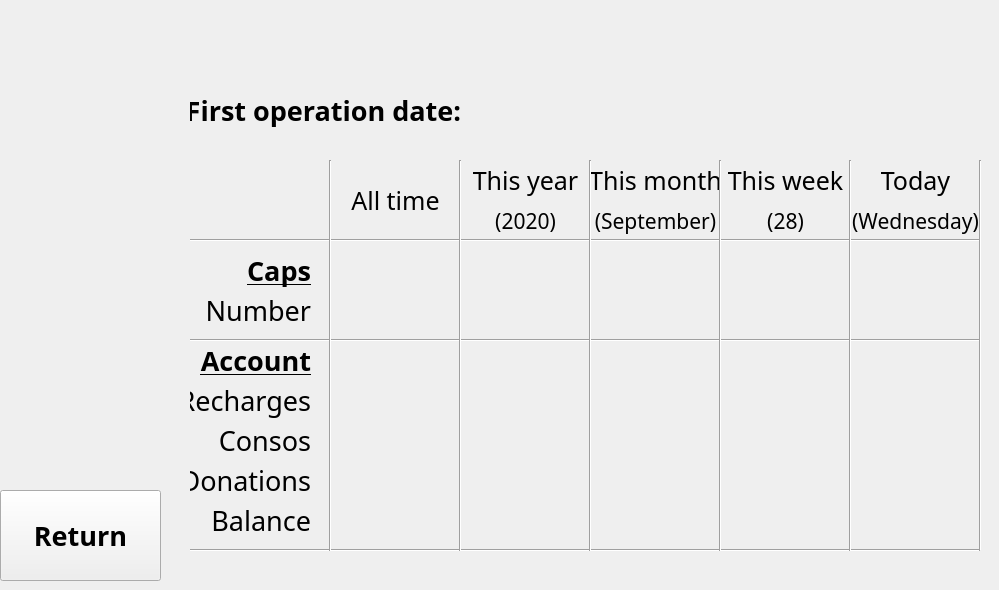
    <widget class="QWidget" name="stats_panel">
     <widget class="QLabel" name="stats_firstDate_label">
      <property name="geometry">
       <rect>
        <x>480</x>
        <y>90</y>
        <width>271</width>
        <height>41</height>
       </rect>
      </property>
      <property name="font">
       <font>
        <family>Microsoft Yi Baiti</family>
        <pointsize>20</pointsize>
        <weight>50</weight>
        <bold>false</bold>
        <underline>false</underline>
        <kerning>true</kerning>
       </font>
      </property>
      <property name="text">
       <string>&lt;date&gt;</string>
      </property>
      <property name="alignment">
       <set>Qt::AlignLeading|Qt::AlignLeft|Qt::AlignVCenter</set>
      </property>
     </widget>
     <widget class="QLabel" name="label_35">
      <property name="geometry">
       <rect>
        <x>190</x>
        <y>90</y>
        <width>271</width>
        <height>41</height>
       </rect>
      </property>
      <property name="font">
       <font>
        <family>Microsoft Yi Baiti</family>
        <pointsize>20</pointsize>
        <weight>75</weight>
        <bold>true</bold>
        <underline>false</underline>
        <kerning>true</kerning>
       </font>
      </property>
      <property name="text">
       <string>First operation date:</string>
      </property>
      <property name="alignment">
       <set>Qt::AlignRight|Qt::AlignTrailing|Qt::AlignVCenter</set>
      </property>
     </widget>
     <widget class="QLabel" name="label_36">
      <property name="geometry">
       <rect>
        <x>190</x>
        <y>250</y>
        <width>121</width>
        <height>41</height>
       </rect>
      </property>
      <property name="font">
       <font>
        <family>Microsoft Yi Baiti</family>
        <pointsize>20</pointsize>
        <weight>75</weight>
        <bold>true</bold>
        <underline>true</underline>
        <kerning>true</kerning>
       </font>
      </property>
      <property name="text">
       <string>Caps</string>
      </property>
      <property name="alignment">
       <set>Qt::AlignRight|Qt::AlignTrailing|Qt::AlignVCenter</set>
      </property>
     </widget>
     <widget class="QLabel" name="label_37">
      <property name="geometry">
       <rect>
        <x>190</x>
        <y>290</y>
        <width>121</width>
        <height>41</height>
       </rect>
      </property>
      <property name="font">
       <font>
        <family>Microsoft Yi Baiti</family>
        <pointsize>20</pointsize>
        <weight>50</weight>
        <bold>false</bold>
        <underline>false</underline>
        <kerning>true</kerning>
       </font>
      </property>
      <property name="text">
       <string>Number</string>
      </property>
      <property name="alignment">
       <set>Qt::AlignRight|Qt::AlignTrailing|Qt::AlignVCenter</set>
      </property>
     </widget>
     <widget class="QLabel" name="label_38">
      <property name="geometry">
       <rect>
        <x>190</x>
        <y>380</y>
        <width>121</width>
        <height>41</height>
       </rect>
      </property>
      <property name="font">
       <font>
        <family>Microsoft Yi Baiti</family>
        <pointsize>20</pointsize>
        <weight>50</weight>
        <bold>false</bold>
        <underline>false</underline>
        <kerning>true</kerning>
       </font>
      </property>
      <property name="text">
       <string>Recharges</string>
      </property>
      <property name="alignment">
       <set>Qt::AlignRight|Qt::AlignTrailing|Qt::AlignVCenter</set>
      </property>
     </widget>
     <widget class="QLabel" name="label_39">
      <property name="geometry">
       <rect>
        <x>190</x>
        <y>340</y>
        <width>121</width>
        <height>41</height>
       </rect>
      </property>
      <property name="font">
       <font>
        <family>Microsoft Yi Baiti</family>
        <pointsize>20</pointsize>
        <weight>75</weight>
        <bold>true</bold>
        <underline>true</underline>
        <kerning>true</kerning>
       </font>
      </property>
      <property name="text">
       <string>Account</string>
      </property>
      <property name="alignment">
       <set>Qt::AlignRight|Qt::AlignTrailing|Qt::AlignVCenter</set>
      </property>
     </widget>
     <widget class="QLabel" name="label_40">
      <property name="geometry">
       <rect>
        <x>190</x>
        <y>420</y>
        <width>121</width>
        <height>41</height>
       </rect>
      </property>
      <property name="font">
       <font>
        <family>Microsoft Yi Baiti</family>
        <pointsize>20</pointsize>
        <weight>50</weight>
        <bold>false</bold>
        <underline>false</underline>
        <kerning>true</kerning>
       </font>
      </property>
      <property name="text">
       <string>Consos</string>
      </property>
      <property name="alignment">
       <set>Qt::AlignRight|Qt::AlignTrailing|Qt::AlignVCenter</set>
      </property>
     </widget>
     <widget class="QLabel" name="label_41">
      <property name="geometry">
       <rect>
        <x>190</x>
        <y>460</y>
        <width>121</width>
        <height>41</height>
       </rect>
      </property>
      <property name="font">
       <font>
        <family>Microsoft Yi Baiti</family>
        <pointsize>20</pointsize>
        <weight>50</weight>
        <bold>false</bold>
        <underline>false</underline>
        <kerning>true</kerning>
       </font>
      </property>
      <property name="text">
       <string>Donations</string>
      </property>
      <property name="alignment">
       <set>Qt::AlignRight|Qt::AlignTrailing|Qt::AlignVCenter</set>
      </property>
     </widget>
     <widget class="Line" name="line_2">
      <property name="geometry">
       <rect>
        <x>190</x>
        <y>230</y>
        <width>791</width>
        <height>20</height>
       </rect>
      </property>
      <property name="orientation">
       <enum>Qt::Horizontal</enum>
      </property>
     </widget>
     <widget class="Line" name="line_4">
      <property name="geometry">
       <rect>
        <x>190</x>
        <y>330</y>
        <width>791</width>
        <height>20</height>
       </rect>
      </property>
      <property name="orientation">
       <enum>Qt::Horizontal</enum>
      </property>
     </widget>
     <widget class="Line" name="line_6">
      <property name="geometry">
       <rect>
        <x>190</x>
        <y>540</y>
        <width>791</width>
        <height>20</height>
       </rect>
      </property>
      <property name="orientation">
       <enum>Qt::Horizontal</enum>
      </property>
     </widget>
     <widget class="QLabel" name="label_42">
      <property name="geometry">
       <rect>
        <x>330</x>
        <y>160</y>
        <width>131</width>
        <height>81</height>
       </rect>
      </property>
      <property name="font">
       <font>
        <family>Microsoft Yi Baiti</family>
        <pointsize>19</pointsize>
        <weight>50</weight>
        <bold>false</bold>
        <underline>false</underline>
        <kerning>true</kerning>
       </font>
      </property>
      <property name="text">
       <string>All time</string>
      </property>
      <property name="alignment">
       <set>Qt::AlignCenter</set>
      </property>
     </widget>
     <widget class="Line" name="line_7">
      <property name="geometry">
       <rect>
        <x>320</x>
        <y>160</y>
        <width>20</width>
        <height>391</height>
       </rect>
      </property>
      <property name="orientation">
       <enum>Qt::Vertical</enum>
      </property>
     </widget>
     <widget class="QLabel" name="label_43">
      <property name="geometry">
       <rect>
        <x>460</x>
        <y>160</y>
        <width>131</width>
        <height>41</height>
       </rect>
      </property>
      <property name="font">
       <font>
        <family>Microsoft Yi Baiti</family>
        <pointsize>19</pointsize>
        <weight>50</weight>
        <bold>false</bold>
        <underline>false</underline>
        <kerning>true</kerning>
       </font>
      </property>
      <property name="text">
       <string>This year</string>
      </property>
      <property name="alignment">
       <set>Qt::AlignCenter</set>
      </property>
     </widget>
     <widget class="QLabel" name="label_44">
      <property name="geometry">
       <rect>
        <x>590</x>
        <y>160</y>
        <width>131</width>
        <height>41</height>
       </rect>
      </property>
      <property name="font">
       <font>
        <family>Microsoft Yi Baiti</family>
        <pointsize>19</pointsize>
        <weight>50</weight>
        <bold>false</bold>
        <underline>false</underline>
        <kerning>true</kerning>
       </font>
      </property>
      <property name="text">
       <string>This month</string>
      </property>
      <property name="alignment">
       <set>Qt::AlignCenter</set>
      </property>
     </widget>
     <widget class="QLabel" name="label_45">
      <property name="geometry">
       <rect>
        <x>720</x>
        <y>160</y>
        <width>131</width>
        <height>41</height>
       </rect>
      </property>
      <property name="font">
       <font>
        <family>Microsoft Yi Baiti</family>
        <pointsize>19</pointsize>
        <weight>50</weight>
        <bold>false</bold>
        <underline>false</underline>
        <kerning>true</kerning>
       </font>
      </property>
      <property name="text">
       <string>This week</string>
      </property>
      <property name="alignment">
       <set>Qt::AlignCenter</set>
      </property>
     </widget>
     <widget class="QLabel" name="label_46">
      <property name="geometry">
       <rect>
        <x>850</x>
        <y>160</y>
        <width>131</width>
        <height>41</height>
       </rect>
      </property>
      <property name="font">
       <font>
        <family>Microsoft Yi Baiti</family>
        <pointsize>19</pointsize>
        <weight>50</weight>
        <bold>false</bold>
        <underline>false</underline>
        <kerning>true</kerning>
       </font>
      </property>
      <property name="text">
       <string>Today</string>
      </property>
      <property name="alignment">
       <set>Qt::AlignCenter</set>
      </property>
     </widget>
     <widget class="Line" name="line_8">
      <property name="geometry">
       <rect>
        <x>450</x>
        <y>160</y>
        <width>20</width>
        <height>391</height>
       </rect>
      </property>
      <property name="orientation">
       <enum>Qt::Vertical</enum>
      </property>
     </widget>
     <widget class="Line" name="line_9">
      <property name="geometry">
       <rect>
        <x>580</x>
        <y>160</y>
        <width>20</width>
        <height>391</height>
       </rect>
      </property>
      <property name="orientation">
       <enum>Qt::Vertical</enum>
      </property>
     </widget>
     <widget class="Line" name="line_10">
      <property name="geometry">
       <rect>
        <x>710</x>
        <y>160</y>
        <width>20</width>
        <height>391</height>
       </rect>
      </property>
      <property name="orientation">
       <enum>Qt::Vertical</enum>
      </property>
     </widget>
     <widget class="Line" name="line_11">
      <property name="geometry">
       <rect>
        <x>970</x>
        <y>160</y>
        <width>20</width>
        <height>391</height>
       </rect>
      </property>
      <property name="orientation">
       <enum>Qt::Vertical</enum>
      </property>
     </widget>
     <widget class="Line" name="line_12">
      <property name="geometry">
       <rect>
        <x>840</x>
        <y>160</y>
        <width>20</width>
        <height>391</height>
       </rect>
      </property>
      <property name="orientation">
       <enum>Qt::Vertical</enum>
      </property>
     </widget>
     <widget class="QLabel" name="stats_curryear_label">
      <property name="geometry">
       <rect>
        <x>460</x>
        <y>200</y>
        <width>131</width>
        <height>41</height>
       </rect>
      </property>
      <property name="font">
       <font>
        <family>Microsoft Yi Baiti</family>
        <pointsize>16</pointsize>
        <weight>50</weight>
        <bold>false</bold>
        <underline>false</underline>
        <kerning>true</kerning>
       </font>
      </property>
      <property name="text">
       <string>(2020)</string>
      </property>
      <property name="alignment">
       <set>Qt::AlignCenter</set>
      </property>
     </widget>
     <widget class="QLabel" name="stats_currmonth_label">
      <property name="geometry">
       <rect>
        <x>590</x>
        <y>200</y>
        <width>131</width>
        <height>41</height>
       </rect>
      </property>
      <property name="font">
       <font>
        <family>Microsoft Yi Baiti</family>
        <pointsize>16</pointsize>
        <weight>50</weight>
        <bold>false</bold>
        <underline>false</underline>
        <kerning>true</kerning>
       </font>
      </property>
      <property name="text">
       <string>(September)</string>
      </property>
      <property name="alignment">
       <set>Qt::AlignCenter</set>
      </property>
     </widget>
     <widget class="QLabel" name="stats_currweek_label">
      <property name="geometry">
       <rect>
        <x>720</x>
        <y>200</y>
        <width>131</width>
        <height>41</height>
       </rect>
      </property>
      <property name="font">
       <font>
        <family>Microsoft Yi Baiti</family>
        <pointsize>16</pointsize>
        <weight>50</weight>
        <bold>false</bold>
        <underline>false</underline>
        <kerning>true</kerning>
       </font>
      </property>
      <property name="text">
       <string>(28)</string>
      </property>
      <property name="alignment">
       <set>Qt::AlignCenter</set>
      </property>
     </widget>
     <widget class="QLabel" name="stats_nbCaps_allTime_label">
      <property name="geometry">
       <rect>
        <x>330</x>
        <y>290</y>
        <width>131</width>
        <height>41</height>
       </rect>
      </property>
      <property name="font">
       <font>
        <family>Microsoft Yi Baiti</family>
        <pointsize>20</pointsize>
        <weight>50</weight>
        <bold>false</bold>
        <underline>false</underline>
        <kerning>true</kerning>
       </font>
      </property>
      <property name="text">
       <string>&lt;value&gt;</string>
      </property>
      <property name="alignment">
       <set>Qt::AlignCenter</set>
      </property>
     </widget>
     <widget class="QLabel" name="stats_nbCaps_thisYear_label">
      <property name="geometry">
       <rect>
        <x>460</x>
        <y>290</y>
        <width>131</width>
        <height>41</height>
       </rect>
      </property>
      <property name="font">
       <font>
        <family>Microsoft Yi Baiti</family>
        <pointsize>20</pointsize>
        <weight>50</weight>
        <bold>false</bold>
        <underline>false</underline>
        <kerning>true</kerning>
       </font>
      </property>
      <property name="text">
       <string>&lt;value&gt;</string>
      </property>
      <property name="alignment">
       <set>Qt::AlignCenter</set>
      </property>
     </widget>
     <widget class="QLabel" name="stats_nbCaps_thisMonth_label">
      <property name="geometry">
       <rect>
        <x>590</x>
        <y>290</y>
        <width>131</width>
        <height>41</height>
       </rect>
      </property>
      <property name="font">
       <font>
        <family>Microsoft Yi Baiti</family>
        <pointsize>20</pointsize>
        <weight>50</weight>
        <bold>false</bold>
        <underline>false</underline>
        <kerning>true</kerning>
       </font>
      </property>
      <property name="text">
       <string>&lt;value&gt;</string>
      </property>
      <property name="alignment">
       <set>Qt::AlignCenter</set>
      </property>
     </widget>
     <widget class="QLabel" name="stats_nbCaps_thisWeek_label">
      <property name="geometry">
       <rect>
        <x>720</x>
        <y>290</y>
        <width>131</width>
        <height>41</height>
       </rect>
      </property>
      <property name="font">
       <font>
        <family>Microsoft Yi Baiti</family>
        <pointsize>20</pointsize>
        <weight>50</weight>
        <bold>false</bold>
        <underline>false</underline>
        <kerning>true</kerning>
       </font>
      </property>
      <property name="text">
       <string>&lt;value&gt;</string>
      </property>
      <property name="alignment">
       <set>Qt::AlignCenter</set>
      </property>
     </widget>
     <widget class="QLabel" name="stats_nbCaps_today_label">
      <property name="geometry">
       <rect>
        <x>850</x>
        <y>290</y>
        <width>131</width>
        <height>41</height>
       </rect>
      </property>
      <property name="font">
       <font>
        <family>Microsoft Yi Baiti</family>
        <pointsize>20</pointsize>
        <weight>50</weight>
        <bold>false</bold>
        <underline>false</underline>
        <kerning>true</kerning>
       </font>
      </property>
      <property name="text">
       <string>&lt;value&gt;</string>
      </property>
      <property name="alignment">
       <set>Qt::AlignCenter</set>
      </property>
     </widget>
     <widget class="QLabel" name="stats_recharges_allTime_label">
      <property name="geometry">
       <rect>
        <x>330</x>
        <y>380</y>
        <width>131</width>
        <height>41</height>
       </rect>
      </property>
      <property name="font">
       <font>
        <family>Microsoft Yi Baiti</family>
        <pointsize>20</pointsize>
        <weight>50</weight>
        <bold>false</bold>
        <underline>false</underline>
        <kerning>true</kerning>
       </font>
      </property>
      <property name="text">
       <string>&lt;value&gt;</string>
      </property>
      <property name="alignment">
       <set>Qt::AlignCenter</set>
      </property>
     </widget>
     <widget class="QLabel" name="stats_consos_allTime_label">
      <property name="geometry">
       <rect>
        <x>330</x>
        <y>420</y>
        <width>131</width>
        <height>41</height>
       </rect>
      </property>
      <property name="font">
       <font>
        <family>Microsoft Yi Baiti</family>
        <pointsize>20</pointsize>
        <weight>50</weight>
        <bold>false</bold>
        <underline>false</underline>
        <kerning>true</kerning>
       </font>
      </property>
      <property name="text">
       <string>&lt;value&gt;</string>
      </property>
      <property name="alignment">
       <set>Qt::AlignCenter</set>
      </property>
     </widget>
     <widget class="QLabel" name="stats_donations_allTime_label">
      <property name="geometry">
       <rect>
        <x>330</x>
        <y>460</y>
        <width>131</width>
        <height>41</height>
       </rect>
      </property>
      <property name="font">
       <font>
        <family>Microsoft Yi Baiti</family>
        <pointsize>20</pointsize>
        <weight>50</weight>
        <bold>false</bold>
        <underline>false</underline>
        <kerning>true</kerning>
       </font>
      </property>
      <property name="text">
       <string>&lt;value&gt;</string>
      </property>
      <property name="alignment">
       <set>Qt::AlignCenter</set>
      </property>
     </widget>
     <widget class="QLabel" name="stats_consos_thisYear_label">
      <property name="geometry">
       <rect>
        <x>460</x>
        <y>420</y>
        <width>131</width>
        <height>41</height>
       </rect>
      </property>
      <property name="font">
       <font>
        <family>Microsoft Yi Baiti</family>
        <pointsize>20</pointsize>
        <weight>50</weight>
        <bold>false</bold>
        <underline>false</underline>
        <kerning>true</kerning>
       </font>
      </property>
      <property name="text">
       <string>&lt;value&gt;</string>
      </property>
      <property name="alignment">
       <set>Qt::AlignCenter</set>
      </property>
     </widget>
     <widget class="QLabel" name="stats_recharges_thisYear_label">
      <property name="geometry">
       <rect>
        <x>460</x>
        <y>380</y>
        <width>131</width>
        <height>41</height>
       </rect>
      </property>
      <property name="font">
       <font>
        <family>Microsoft Yi Baiti</family>
        <pointsize>20</pointsize>
        <weight>50</weight>
        <bold>false</bold>
        <underline>false</underline>
        <kerning>true</kerning>
       </font>
      </property>
      <property name="text">
       <string>&lt;value&gt;</string>
      </property>
      <property name="alignment">
       <set>Qt::AlignCenter</set>
      </property>
     </widget>
     <widget class="QLabel" name="stats_donations_thisYear_label">
      <property name="geometry">
       <rect>
        <x>460</x>
        <y>460</y>
        <width>131</width>
        <height>41</height>
       </rect>
      </property>
      <property name="font">
       <font>
        <family>Microsoft Yi Baiti</family>
        <pointsize>20</pointsize>
        <weight>50</weight>
        <bold>false</bold>
        <underline>false</underline>
        <kerning>true</kerning>
       </font>
      </property>
      <property name="text">
       <string>&lt;value&gt;</string>
      </property>
      <property name="alignment">
       <set>Qt::AlignCenter</set>
      </property>
     </widget>
     <widget class="QLabel" name="stats_consos_thisMonth_label">
      <property name="geometry">
       <rect>
        <x>590</x>
        <y>420</y>
        <width>131</width>
        <height>41</height>
       </rect>
      </property>
      <property name="font">
       <font>
        <family>Microsoft Yi Baiti</family>
        <pointsize>20</pointsize>
        <weight>50</weight>
        <bold>false</bold>
        <underline>false</underline>
        <kerning>true</kerning>
       </font>
      </property>
      <property name="text">
       <string>&lt;value&gt;</string>
      </property>
      <property name="alignment">
       <set>Qt::AlignCenter</set>
      </property>
     </widget>
     <widget class="QLabel" name="stats_recharges_thisMonth_label">
      <property name="geometry">
       <rect>
        <x>590</x>
        <y>380</y>
        <width>131</width>
        <height>41</height>
       </rect>
      </property>
      <property name="font">
       <font>
        <family>Microsoft Yi Baiti</family>
        <pointsize>20</pointsize>
        <weight>50</weight>
        <bold>false</bold>
        <underline>false</underline>
        <kerning>true</kerning>
       </font>
      </property>
      <property name="text">
       <string>&lt;value&gt;</string>
      </property>
      <property name="alignment">
       <set>Qt::AlignCenter</set>
      </property>
     </widget>
     <widget class="QLabel" name="stats_donations_thisMonth_label">
      <property name="geometry">
       <rect>
        <x>590</x>
        <y>460</y>
        <width>131</width>
        <height>41</height>
       </rect>
      </property>
      <property name="font">
       <font>
        <family>Microsoft Yi Baiti</family>
        <pointsize>20</pointsize>
        <weight>50</weight>
        <bold>false</bold>
        <underline>false</underline>
        <kerning>true</kerning>
       </font>
      </property>
      <property name="text">
       <string>&lt;value&gt;</string>
      </property>
      <property name="alignment">
       <set>Qt::AlignCenter</set>
      </property>
     </widget>
     <widget class="QLabel" name="stats_consos_thisWeek_label">
      <property name="geometry">
       <rect>
        <x>720</x>
        <y>420</y>
        <width>131</width>
        <height>41</height>
       </rect>
      </property>
      <property name="font">
       <font>
        <family>Microsoft Yi Baiti</family>
        <pointsize>20</pointsize>
        <weight>50</weight>
        <bold>false</bold>
        <underline>false</underline>
        <kerning>true</kerning>
       </font>
      </property>
      <property name="text">
       <string>&lt;value&gt;</string>
      </property>
      <property name="alignment">
       <set>Qt::AlignCenter</set>
      </property>
     </widget>
     <widget class="QLabel" name="stats_recharges_thisWeek_label">
      <property name="geometry">
       <rect>
        <x>720</x>
        <y>380</y>
        <width>131</width>
        <height>41</height>
       </rect>
      </property>
      <property name="font">
       <font>
        <family>Microsoft Yi Baiti</family>
        <pointsize>19</pointsize>
        <weight>50</weight>
        <bold>false</bold>
        <underline>false</underline>
        <kerning>true</kerning>
       </font>
      </property>
      <property name="text">
       <string>&lt;value&gt;</string>
      </property>
      <property name="alignment">
       <set>Qt::AlignCenter</set>
      </property>
     </widget>
     <widget class="QLabel" name="stats_donations_thisWeek_label">
      <property name="geometry">
       <rect>
        <x>720</x>
        <y>460</y>
        <width>131</width>
        <height>41</height>
       </rect>
      </property>
      <property name="font">
       <font>
        <family>Microsoft Yi Baiti</family>
        <pointsize>20</pointsize>
        <weight>50</weight>
        <bold>false</bold>
        <underline>false</underline>
        <kerning>true</kerning>
       </font>
      </property>
      <property name="text">
       <string>&lt;value&gt;</string>
      </property>
      <property name="alignment">
       <set>Qt::AlignCenter</set>
      </property>
     </widget>
     <widget class="QLabel" name="stats_consos_today_label">
      <property name="geometry">
       <rect>
        <x>850</x>
        <y>420</y>
        <width>131</width>
        <height>41</height>
       </rect>
      </property>
      <property name="font">
       <font>
        <family>Microsoft Yi Baiti</family>
        <pointsize>20</pointsize>
        <weight>50</weight>
        <bold>false</bold>
        <underline>false</underline>
        <kerning>true</kerning>
       </font>
      </property>
      <property name="text">
       <string>&lt;value&gt;</string>
      </property>
      <property name="alignment">
       <set>Qt::AlignCenter</set>
      </property>
     </widget>
     <widget class="QLabel" name="stats_recharges_today_label">
      <property name="geometry">
       <rect>
        <x>850</x>
        <y>380</y>
        <width>131</width>
        <height>41</height>
       </rect>
      </property>
      <property name="font">
       <font>
        <family>Microsoft Yi Baiti</family>
        <pointsize>20</pointsize>
        <weight>50</weight>
        <bold>false</bold>
        <underline>false</underline>
        <kerning>true</kerning>
       </font>
      </property>
      <property name="text">
       <string>&lt;value&gt;</string>
      </property>
      <property name="alignment">
       <set>Qt::AlignCenter</set>
      </property>
     </widget>
     <widget class="QLabel" name="stats_donations_today_label">
      <property name="geometry">
       <rect>
        <x>850</x>
        <y>460</y>
        <width>131</width>
        <height>41</height>
       </rect>
      </property>
      <property name="font">
       <font>
        <family>Microsoft Yi Baiti</family>
        <pointsize>20</pointsize>
        <weight>50</weight>
        <bold>false</bold>
        <underline>false</underline>
        <kerning>true</kerning>
       </font>
      </property>
      <property name="text">
       <string>&lt;value&gt;</string>
      </property>
      <property name="alignment">
       <set>Qt::AlignCenter</set>
      </property>
     </widget>
     <widget class="QLabel" name="stats_currday_label">
      <property name="geometry">
       <rect>
        <x>850</x>
        <y>200</y>
        <width>131</width>
        <height>41</height>
       </rect>
      </property>
      <property name="font">
       <font>
        <family>Microsoft Yi Baiti</family>
        <pointsize>16</pointsize>
        <weight>50</weight>
        <bold>false</bold>
        <underline>false</underline>
        <kerning>true</kerning>
       </font>
      </property>
      <property name="text">
       <string>(Wednesday)</string>
      </property>
      <property name="alignment">
       <set>Qt::AlignCenter</set>
      </property>
     </widget>
     <widget class="QPushButton" name="stats_return_pushButton">
      <property name="geometry">
       <rect>
        <x>0</x>
        <y>490</y>
        <width>161</width>
        <height>91</height>
       </rect>
      </property>
      <property name="font">
       <font>
        <family>Microsoft Yi Baiti</family>
        <pointsize>20</pointsize>
        <weight>75</weight>
        <bold>true</bold>
        <kerning>true</kerning>
       </font>
      </property>
      <property name="text">
       <string>Return</string>
      </property>
     </widget>
     <widget class="QLabel" name="stats_balance_label">
      <property name="geometry">
       <rect>
        <x>330</x>
        <y>500</y>
        <width>131</width>
        <height>41</height>
       </rect>
      </property>
      <property name="font">
       <font>
        <family>Microsoft Yi Baiti</family>
        <pointsize>20</pointsize>
        <weight>50</weight>
        <bold>false</bold>
        <underline>false</underline>
        <kerning>true</kerning>
       </font>
      </property>
      <property name="text">
       <string>&lt;value&gt;</string>
      </property>
      <property name="alignment">
       <set>Qt::AlignCenter</set>
      </property>
     </widget>
     <widget class="QLabel" name="label_47">
      <property name="geometry">
       <rect>
        <x>190</x>
        <y>500</y>
        <width>121</width>
        <height>41</height>
       </rect>
      </property>
      <property name="font">
       <font>
        <family>Microsoft Yi Baiti</family>
        <pointsize>20</pointsize>
        <weight>50</weight>
        <bold>false</bold>
        <underline>false</underline>
        <kerning>true</kerning>
       </font>
      </property>
      <property name="text">
       <string>Balance</string>
      </property>
      <property name="alignment">
       <set>Qt::AlignRight|Qt::AlignTrailing|Qt::AlignVCenter</set>
      </property>
     </widget>
     <widget class="QLabel" name="stats_name_label">
      <property name="geometry">
       <rect>
        <x>210</x>
        <y>0</y>
        <width>551</width>
        <height>91</height>
       </rect>
      </property>
      <property name="font">
       <font>
        <family>Microsoft Yi Baiti</family>
        <pointsize>30</pointsize>
        <weight>75</weight>
        <bold>true</bold>
        <kerning>true</kerning>
       </font>
      </property>
      <property name="text">
       <string>&lt;username&gt;</string>
      </property>
      <property name="alignment">
       <set>Qt::AlignCenter</set>
      </property>
     </widget>
    </widget>
